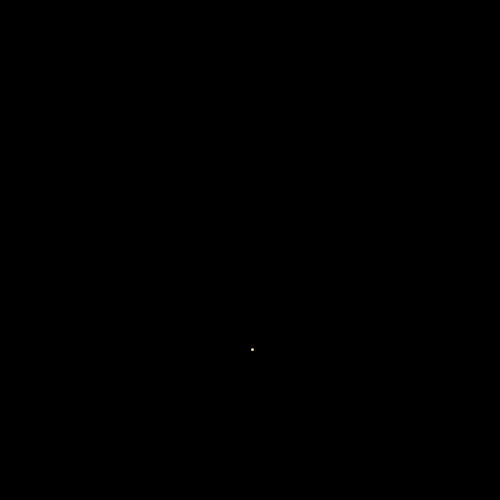
Frame 1 (no input)
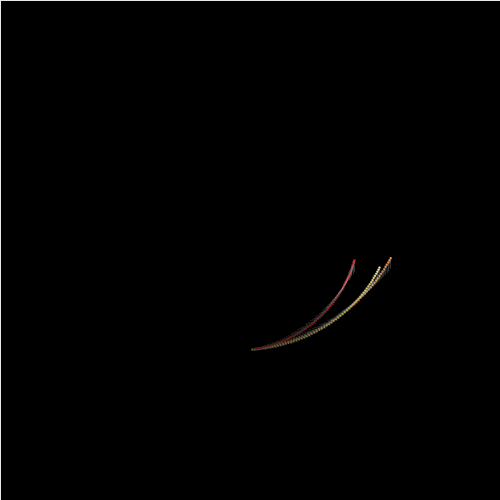
Frame 60 (the mouse pressed at the canvas centre just before this capture)
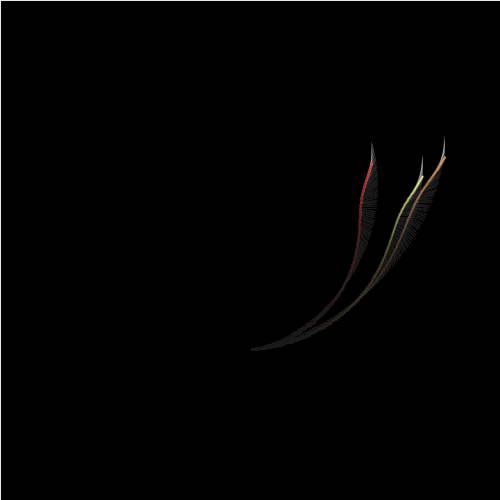
Frame 120 (the mouse held since frame 60 and released just before this capture)

The Processing sketch that drew these frames (run headless with seeded random() and noise(); from frame 60 on, the mouse is pressed at the canvas centre):

// Processing sketch: processing_152531
// ── processing_152531.pde

/*
 * Creative Coding
 * Week 3, 04 - spinning top: curved motion with sin() and cos()
 * by Indae Hwang and Jon McCormack
 * Copyright (c) 2014 Monash University
 *
 * This sketch is the first cut at translating the motion of a spinning top
 * to trace a drawing path. This sketch traces a path using sin() and cos()
 *
 */

float[] x, y;      // current drawing position
float[] dx, dy;    // change in position at each frame
float[] handX, handY;    // change in position at each frame
float[] rad;       // radius for the moving hand
int Quantity = 3;      // number of 'tops'

void setup() {
  size(500, 500);

  x = new float[Quantity];
  y = new float[Quantity];
  dx = new float[Quantity];
  dy = new float[Quantity];
  handX = new float[Quantity];
  handY = new float[Quantity];
  rad = new float[Quantity];

  // initial position in the centre of the screen
  for(int i = 0; i < Quantity; i++)
  {
    x[i] = width/2;
    y[i] = height/2;
  }

  // dx and dy are the small change in position each frame
  for(int i = 0; i < Quantity; i++)
  {
    dx[i] = random(-1, 1);
    dy[i] = random(-1, 1);
  }
  
  background(0);
}


void draw() {
  // blend the old frames into the background
  blendMode(BLEND);
  fill(0, 5);
  rect(0, 0, width, height);
  
  for(int i = 0; i < Quantity; i++)
  {
    rad[i] = radians(frameCount);

    x[i] += dx[i];
    y[i] += dy[i];

    float max = 0.5;
    float min = 0.1;

    //When the shape hits the edge of the window, it reverses its direction and changes velocity
    if (x[i] > width-100 || x[i] < 100) {
      dx[i] = dx[i] > 0 ? -random(min, max) : random(min, max);
    }
  
    if (y[i] > height-100 || y[i] < 100) {
      dy[i] = dy[i] > 0 ? -random(min, max) : random(min, max);
    }
  
    float bx = x[i] + 100 * sin(rad[i]);
    float by = y[i] + 100 * cos(rad[i]);
  
    fill(255, 140*i, 50*i);
    
    float radius = 100 * sin(rad[i]*0.1);
    handX[i] = bx + radius * sin(rad[i]*3);
    handY[i] = by + radius * cos(rad[i]*3);
    
    stroke(255, 50);
    line(bx, by, handX[i], handY[i]);
    ellipse(handX[i], handY[i], 2, 2);
  }
}
